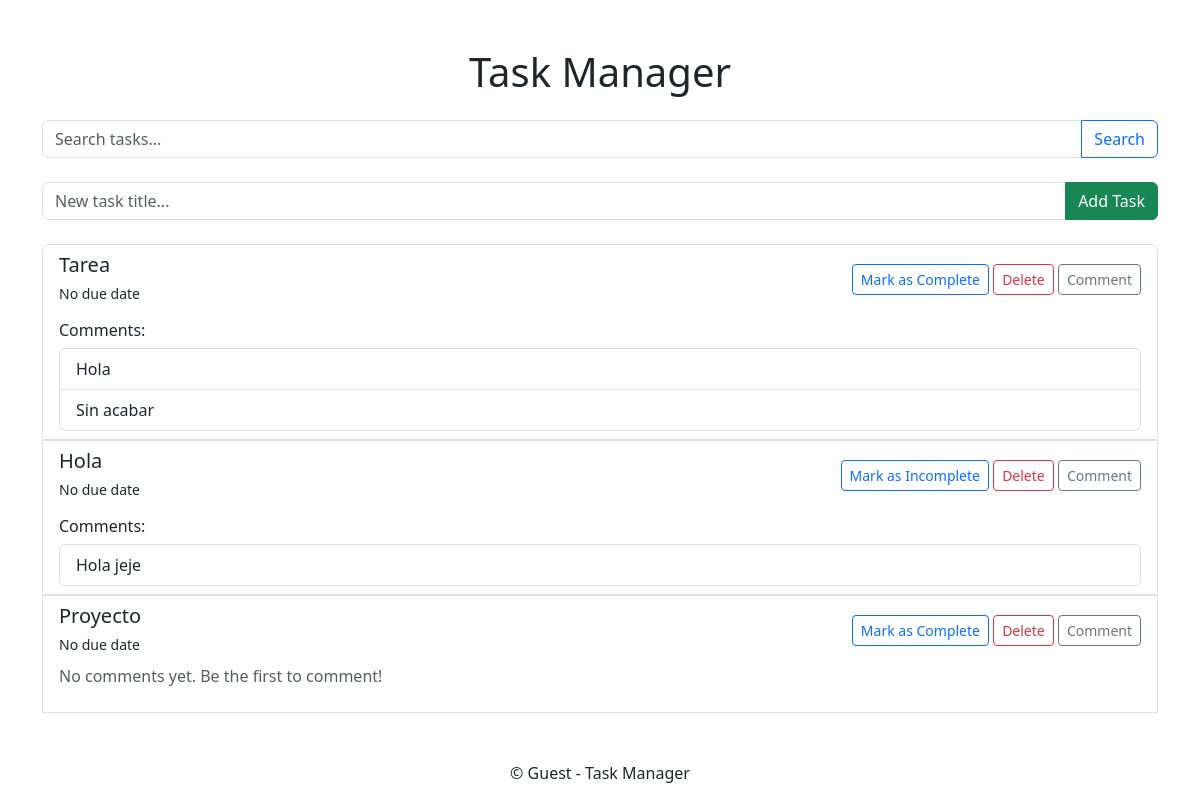
Before: / with the older database file.
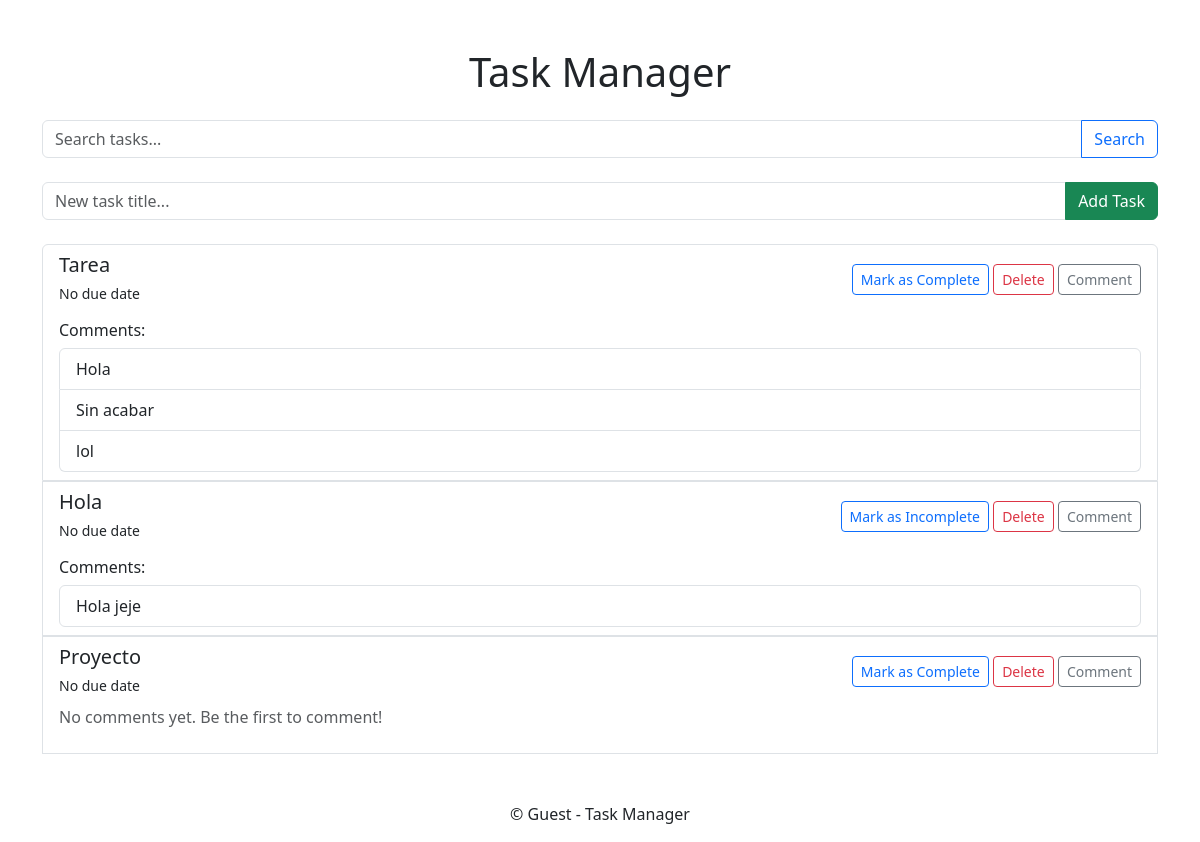
After: the same page with the newer database file.
### models.py (models this page shows)
class Task(db.Model):
    __tablename__ = 'task'
    id = db.Column(db.Integer, primary_key=True)
    title = db.Column(db.String(100), nullable=False)
    completed = db.Column(db.Boolean, default=False)
    due_date = db.Column(db.DateTime, nullable=True)
    user_id = db.Column(
        db.Integer,
        db.ForeignKey('user.id', name='fk_task_user_id'),  # Añade un nombre a la clave foránea
        nullable=True
    )
    comments = db.relationship('Comment', back_populates='task')
    tags = db.relationship('Tag', secondary='task_tag', back_populates='tasks')

class Comment(db.Model):
    __tablename__ = 'comment'
    id = db.Column(db.Integer, primary_key=True)
    content = db.Column(db.String(200), nullable=False)
    task_id = db.Column(
        db.Integer,
        db.ForeignKey('task.id', name='fk_comment_task_id'),  # Añade un nombre a la clave foránea
        nullable=False
    )
    task = db.relationship('Task', back_populates='comments')

### app.py (the view)
@app.route('/')
def index():
    tasks = Task.query.all()
    now = datetime.now()
    for task in tasks:
        if task.due_date and task.due_date < now and not task.completed:
            task.alert = True  # Usar una variable o lógica para alertas
    return render_template('index.html', tasks=tasks)

### templates/index.html (shortened to what this page needs)
<!DOCTYPE html>
<html lang="en">
<head>
    <link href="https://cdn.jsdelivr.net/npm/bootstrap@5.3.0/dist/css/bootstrap.min.css" rel="stylesheet">
</head>
<body>
    <div class="container mt-5">
        <h1 class="text-center mb-4">Task Manager</h1>
        <form class="input-group mb-4" action="{{ url_for('search') }}" method="get">
            <input type="text" class="form-control" name="query" placeholder="Search tasks...">
            <button class="btn btn-outline-primary" type="submit">Search</button>
        </form>
        <form action="{{ url_for('add_task') }}" method="post" class="mb-4">
            <div class="input-group">
                <input type="text" name="title" class="form-control" placeholder="New task title..." required>
                <button class="btn btn-success" type="submit">Add Task</button>
            </div>
        </form>
        {% if tasks %}
            <ul class="list-group mb-4">
                {% for task in tasks %}
                    <li class="list-group-item {% if task.alert %}list-group-item-danger{% endif %}">
                        <div class="d-flex justify-content-between align-items-center">
                            <div>
                                <h5 class="mb-1">{{ task.title }}</h5>
                                <small>
                                    {% if task.due_date %}
                                        Due: {{ task.due_date.strftime('%Y-%m-%d %H:%M') }}
                                    {% else %}
                                        No due date
                                    {% endif %}
                                </small>
                            </div>
                            <div>
                                <a href="{{ url_for('complete_task', task_id=task.id) }}" class="btn btn-sm btn-outline-primary">
                                    {% if task.completed %}Mark as Incomplete{% else %}Mark as Complete{% endif %}
                                </a>
                                <a href="{{ url_for('delete_task', task_id=task.id) }}" class="btn btn-sm btn-outline-danger">Delete</a>
                                <button class="btn btn-sm btn-outline-secondary" data-bs-toggle="modal" data-bs-target="#commentModal{{ task.id }}">Comment</button>
                            </div>
                        </div>
                        {% if task.comments %}
                            <div class="mt-3">
                                <h6>Comments:</h6>
                                <ul class="list-group">
                                    {% for comment in task.comments %}
                                        <li class="list-group-item">
                                            {{ comment.content }}
                                        </li>
                                    {% endfor %}
                                </ul>
                            </div>
                        {% else %}
                            <p class="mt-2 text-muted">No comments yet. Be the first to comment!</p>
                        {% endif %}
                    </li>
                {% endfor %}
            </ul>
        {% else %}
            <p class="text-center">No tasks found. Add a new task to get started!</p>
        {% endif %}
        <footer class="text-center mt-5">
            <p>&copy; {{ current_user.username if current_user.is_authenticated else 'Guest' }} - Task Manager</p>
        </footer>
    </div>
</body>
</html>

Changed rows visible on the page:
added Comment: content "lol", shown under Task "Tarea"
